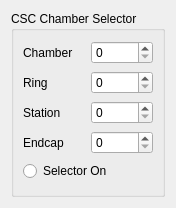
<?xml version="1.0" encoding="UTF-8"?>
<ui version="4.0">
 <class>VisCSCChamberSelector</class>
 <widget class="QWidget" name="VisCSCChamberSelector">
  <property name="geometry">
   <rect>
    <x>0</x>
    <y>0</y>
    <width>151</width>
    <height>208</height>
   </rect>
  </property>
  <property name="sizePolicy">
   <sizepolicy hsizetype="Minimum" vsizetype="Minimum">
    <horstretch>0</horstretch>
    <verstretch>0</verstretch>
   </sizepolicy>
  </property>
  <property name="windowTitle">
   <string>CSC Chamber Selector</string>
  </property>
  <property name="whatsThis">
   <string>Controls visibility of the strip readout. A zero value implies all.</string>
  </property>
  <layout class="QVBoxLayout" name="verticalLayout_2">
   <item>
    <widget class="QGroupBox" name="groupBox">
     <property name="title">
      <string>CSC Chamber Selector</string>
     </property>
     <layout class="QVBoxLayout" name="verticalLayout">
      <item>
       <layout class="QHBoxLayout" name="horizontalLayout">
        <item>
         <widget class="QLabel" name="label">
          <property name="toolTip">
           <string/>
          </property>
          <property name="whatsThis">
           <string>Limit displayed strips</string>
          </property>
          <property name="text">
           <string>Chamber</string>
          </property>
          <property name="buddy">
           <cstring>ChamberSpin</cstring>
          </property>
         </widget>
        </item>
        <item>
         <widget class="QSpinBox" name="ChamberSpin">
          <property name="maximum">
           <number>36</number>
          </property>
         </widget>
        </item>
       </layout>
      </item>
      <item>
       <layout class="QHBoxLayout" name="horizontalLayout_2">
        <item>
         <widget class="QLabel" name="label_2">
          <property name="text">
           <string>Ring</string>
          </property>
          <property name="buddy">
           <cstring>RingSpin</cstring>
          </property>
         </widget>
        </item>
        <item>
         <widget class="QSpinBox" name="RingSpin">
          <property name="maximum">
           <number>4</number>
          </property>
         </widget>
        </item>
       </layout>
      </item>
      <item>
       <layout class="QHBoxLayout" name="horizontalLayout_3">
        <item>
         <widget class="QLabel" name="label_3">
          <property name="text">
           <string>Station</string>
          </property>
          <property name="buddy">
           <cstring>StationSpin</cstring>
          </property>
         </widget>
        </item>
        <item>
         <widget class="QSpinBox" name="StationSpin">
          <property name="maximum">
           <number>4</number>
          </property>
         </widget>
        </item>
       </layout>
      </item>
      <item>
       <layout class="QHBoxLayout" name="horizontalLayout_4">
        <item>
         <widget class="QLabel" name="label_4">
          <property name="text">
           <string>Endcap</string>
          </property>
          <property name="buddy">
           <cstring>EndcapSpin</cstring>
          </property>
         </widget>
        </item>
        <item>
         <widget class="QSpinBox" name="EndcapSpin">
          <property name="maximum">
           <number>2</number>
          </property>
         </widget>
        </item>
       </layout>
      </item>
      <item>
       <widget class="QRadioButton" name="ApplyFilter">
        <property name="text">
         <string>Selector On</string>
        </property>
       </widget>
      </item>
     </layout>
    </widget>
   </item>
  </layout>
 </widget>
 <resources/>
 <connections/>
</ui>
